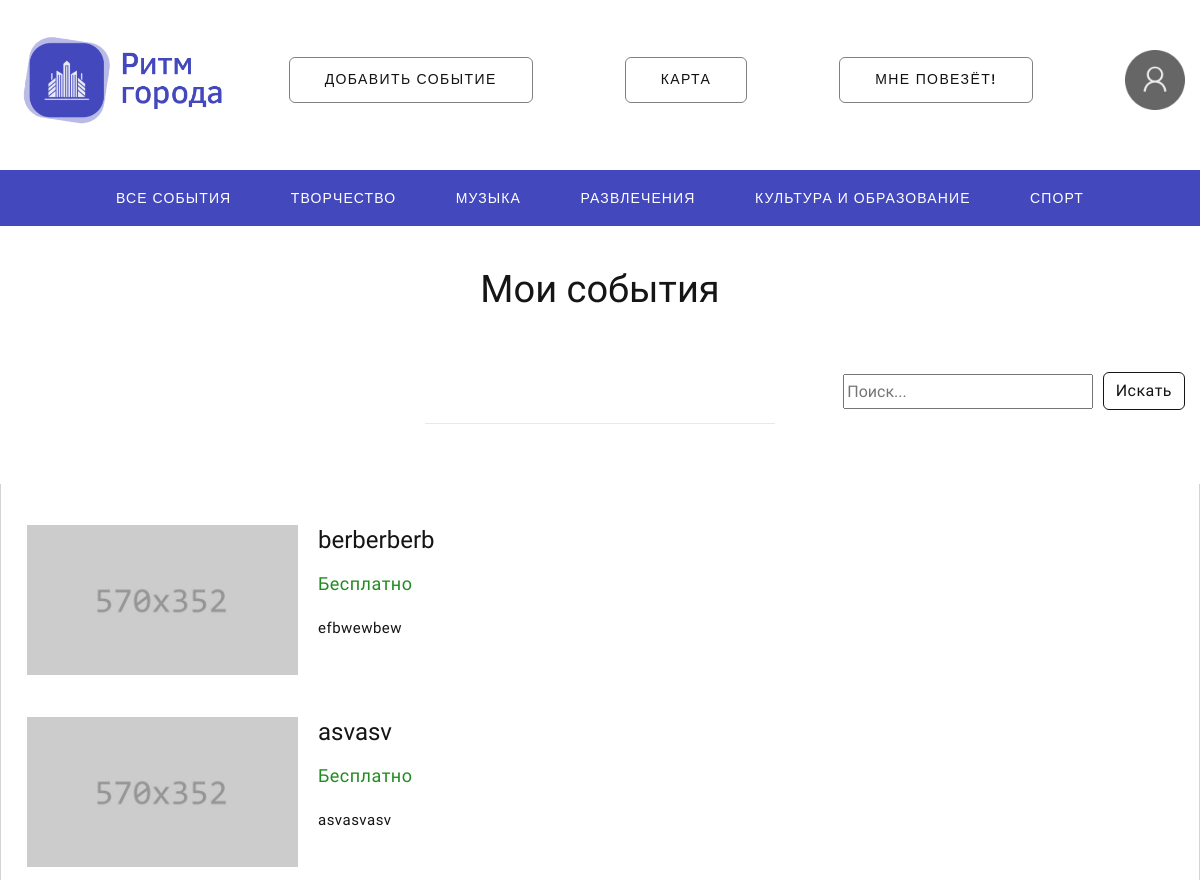
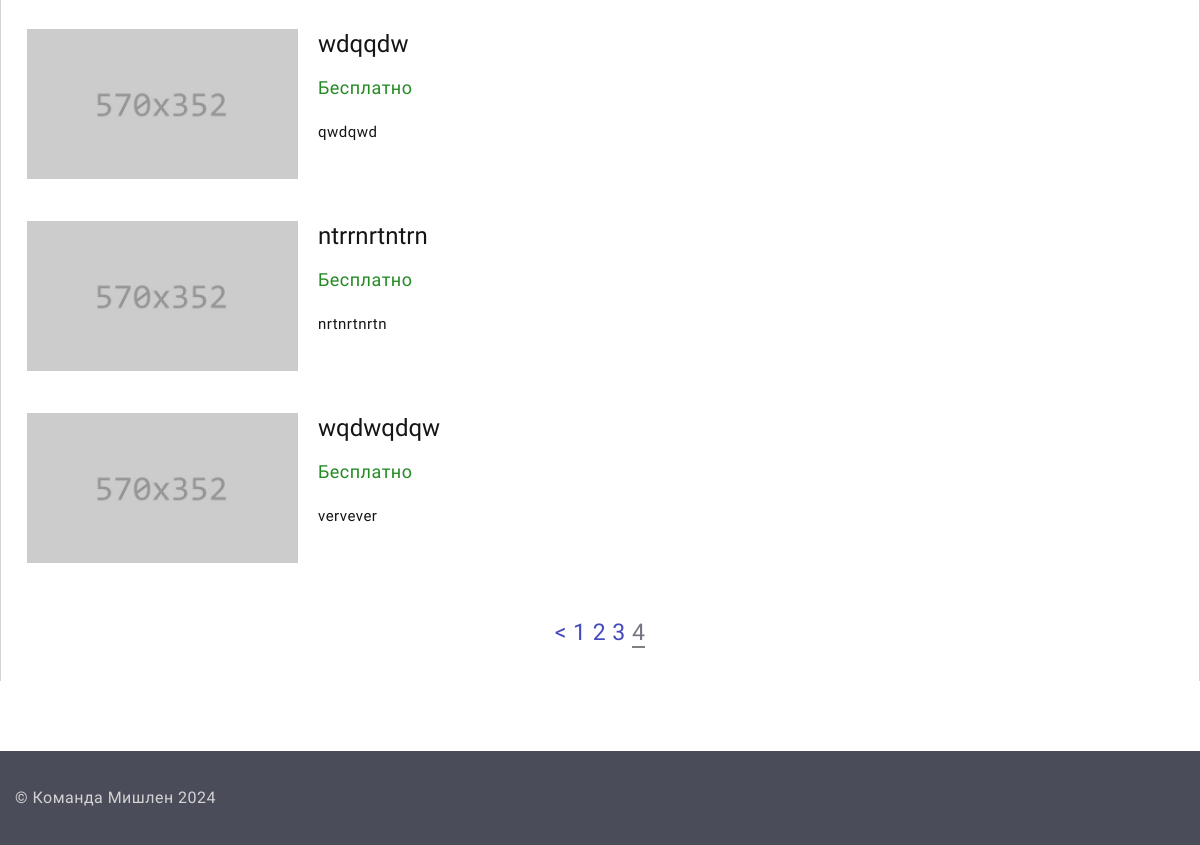
The app's page /user_events?page=4 (signed in), older data (2 pictures, top to bottom).
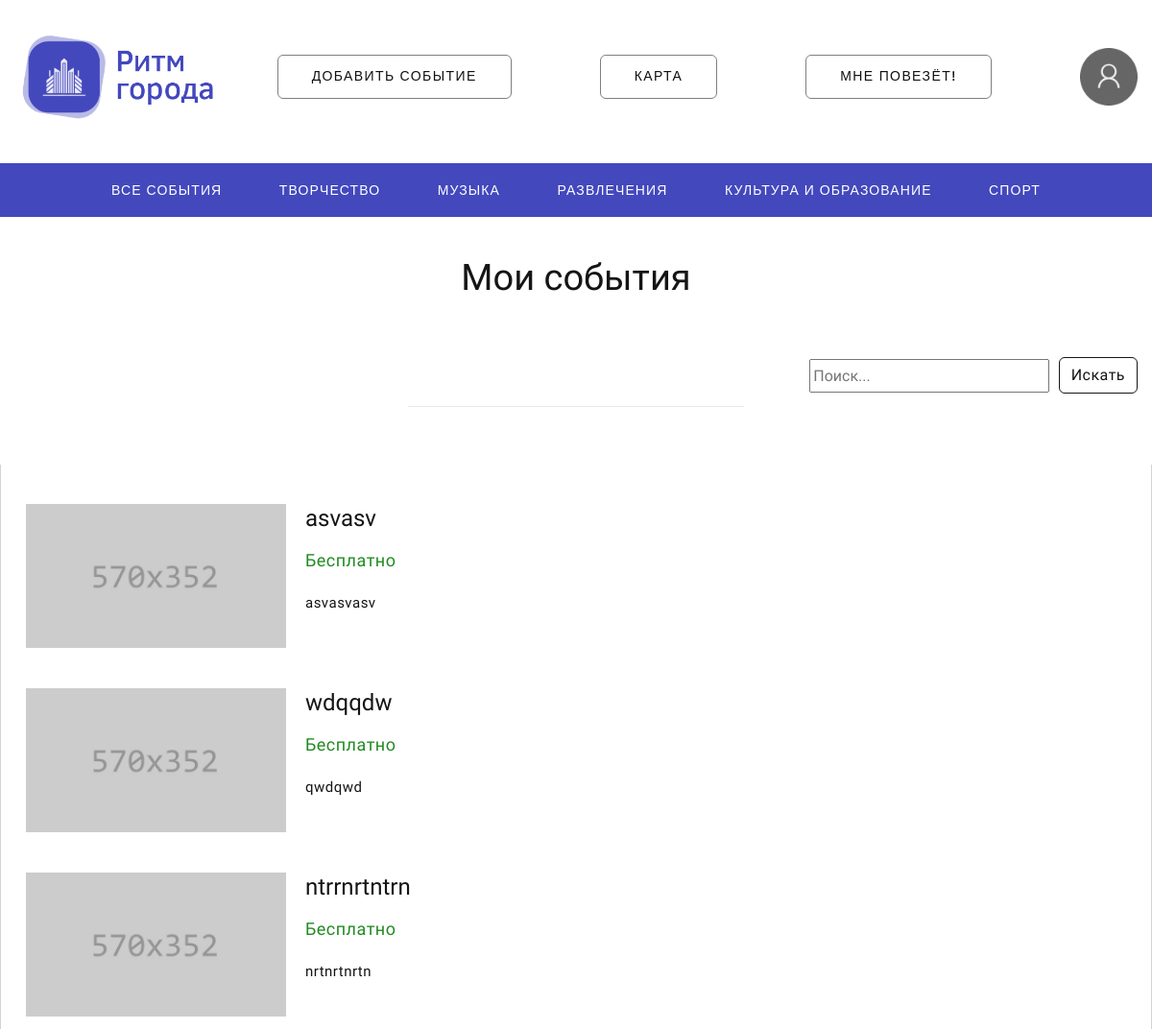
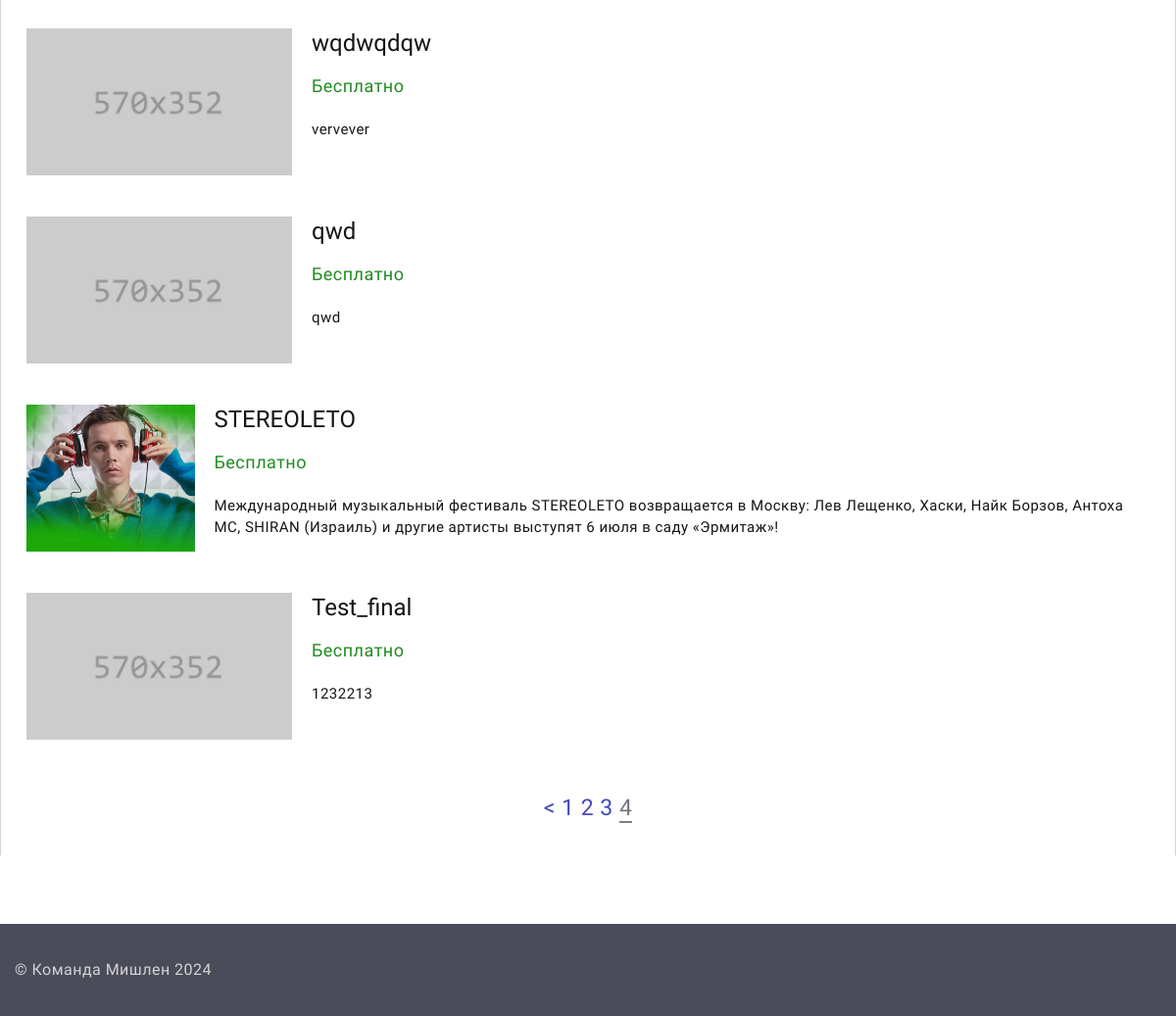
The same page, newer data (2 pictures, top to bottom).
### dosug/models.py (models this page shows, shortened)
class Event(models.Model):
    id = models.IntegerField(primary_key=True)
    title = models.CharField(max_length=30, null=False)
    type = models.CharField(max_length=20)
    image = models.ImageField(default="default.jpg")
    tiny_description = models.CharField(max_length=250)
    description = models.CharField(max_length=1200)
    link = models.CharField(max_length=30)
    address = models.CharField(max_length=60)
    price = models.IntegerField(max_length=30, default=0)
    phone = models.CharField(max_length=30)
    coordinates = models.CharField(max_length=100)
    views = models.IntegerField(default=0)
    author = models.IntegerField(default=0)

### dosug/views.py (the view)
# urls.py: path('user_events', views.user_events)
def user_events(request):
    if not request.user.is_authenticated:
        messages.warning(request, "Невозможно получить доступ к этой странице")
        return redirect('/')
    if request.user.is_superuser:
        events = Event.objects.all()
    else:
        events = Event.objects.filter(author=request.user.id)
    query = request.GET.get('search_query')
    if query:
        events = [event for event in events if query.lower() in event.title.lower()]
    paginator = Paginator(events, 10)
    page_number = request.GET.get('page')
    try:
        events = paginator.page(page_number)
    except PageNotAnInteger:
        events = paginator.page(1)
    except EmptyPage:
        events = paginator.page(paginator.num_pages)
    return render(request, 'dosug/user_events.html', {'events': events, 'query': query})

### templates/dosug/user_events.html (shortened to what this page needs)
{% extends "dosug/layout.html" %}
{% block content %}
<html lang="en">
<head>
</head>
<body>
<div class="page">
    <br><br><br><br>
<h3 style="text-align: center">Мои события</h3>
 <section class="section novi-background section-md text-center">
     <div class="container">
             <block  style="box-sizing: border-box; display: flex; align-items: center">
<div class="search-container">
<input class="input-tab" type="text" id="search-input" name="search_query" placeholder="Поиск..." style="height: 35px; width: 250px" {% if query != Null %} value="{{query}}" {% endif %}>
<a class="btn button-primary-outline" id="search-button" style="margin-bottom: 3px; margin-left: 5px;" href="">Искать</a><br>
</div>
        </block><hr style=" width: 350px; margin-top: 10px; "></div>
        <div class="container" style="border-left: 1px solid lightgray; border-right: 1px solid lightgray; padding: 30px;">
    <div id="content-container">
          <div class="row row-lg-50 row-35 offset-top-2" style="display: flex; flex-direction: column;">
              {% for event in events|slice:":10" %}
              <div class="user_events_cont wow-outer" style="max-width: 100%; margin-bottom: 20px;">
<article class="post-modern" style="display: flex; align-items: flex-start; position: relative;">
    <a class="post-modern-media" href="/event/{{ event.id }}"><img src="/static/images/event_pics/{{ event.image }}" alt="" style="width: 271px; height: 150px; object-fit: cover;"/></a>
    <div style="margin-left: 20px; flex-grow: 1;">
        <h4 class="post-modern-title"><a class="post-modern-title" href="/event/{{ event.id }}">{{ event.title }}</a></h4>
                <ul class="post-modern-meta">
                  <li>
                      {%if event.price == 0%}
                      <a style="color: forestgreen">Бесплатно</a>
                    {% else %}
                      <a style="color: #4348bd">{{event.price}} ₽</a>
                    {% endif %}
                    </li>
                </ul>
        <p class="description" style="word-wrap: break-word;">{{ event.tiny_description }}</p>
    </div>
</article>
            </div>
              {% endfor %}
          </div>
              <br><br><br>
<div class="swiper-pagination swiper-pagination-modern swiper-pagination-marked" style="margin: auto; font-size: 23px; font-weight: bolder">
    {% if events.has_previous %}
        <a href="?page={{ events.previous_page_number }}">&lt;</a>
    {% endif %}
    {% for i in events.paginator.page_range %}
        {% if events.number == i %}
            <a style="border-bottom: 2px solid gray">{{ i }}</a>
        {% else %}
            <a href="?page={{ i }}">{{ i }}</a>
        {% endif %}
    {% endfor %}
</div>
            </div>
</div>
 </section>
</div>
</body>
</html>
{% endblock content %}

### templates/dosug/layout.html (shortened to what this page needs)
{% extends "dosug/preloader_messages.html" %}
{% block layout %}
<html class="wide wow-animation" lang="en">
  <head>
  </head>
  <body>
    <div class="page">
      <header class="section novi-background page-header">
        <div class="rd-navbar-wrap">
          <nav class="rd-navbar rd-navbar-corporate" data-layout="rd-navbar-fixed" data-sm-layout="rd-navbar-fixed" data-md-layout="rd-navbar-fixed" data-md-device-layout="rd-navbar-fixed" data-lg-layout="rd-navbar-static" data-lg-device-layout="rd-navbar-static" data-lg-stick-up="true" data-lg-stick-up-offset="118px" data-xl-layout="rd-navbar-static" data-xl-device-layout="rd-navbar-static" data-xl-stick-up="true" data-xl-stick-up-offset="118px" data-xxl-layout="rd-navbar-static" data-xxl-device-layout="rd-navbar-static" data-xxl-stick-up-offset="118px" data-xxl-stick-up="true">
            <div class="rd-navbar-aside-outer">
              <div class="rd-navbar-aside">
                <div class="rd-navbar-panel">
                  <a class="rd-navbar-brand" href="/"><img src="/static/images/logo.png" alt="" width="220" height="220" srcset="/static/images/logo.png 2x"/></a>
                </div>
                <div class="rd-navbar-collapse">
                  <div class="rd-navbar-collapse-content" id="rd-navbar-collapse-content-1">
                      <a class="button button-primary-white" style="border: 1px solid grey" href="/add_event">Добавить событие</a><br>
                      <a class="button button-primary-white" style="border: 1px solid grey" href="/map">Карта</a><br>
                      <a class="button button-primary-white" style="border: 1px solid grey" href="/random_event">Мне повезёт!</a>
                      <div class="dropdown">
                          {% if user.is_authenticated %}
                              <img src="/static/images/default.png" width="60" height="60" onclick="toggleDropdown()" style="cursor: pointer;">
                          {% else %}
                      <a href="/login" class="login_button">Вход</a>
                      <a href="/register" class="login_button">Регистрация</a>
                          {% endif %}</div>
                  </div>
                </div>
              </div>
            </div>
            <div class="rd-navbar-main-outer" style="background: #4348bd">
              <div class="rd-navbar-main" >
                <div class="rd-navbar-nav-wrap" style="text-align: center" id="rd-navbar-nav-wrap-1" >
                  <ul class="rd-navbar-nav">
                    <li class="rd-nav-item"><a class="rd-nav-link" href="/events/all">Все события</a>
                    </li>
                    <li class="rd-nav-item"><a class="rd-nav-link" href="/events/art">Творчество</a>
                    </li>
                    <li class="rd-nav-item"><a class="rd-nav-link" href="/events/music">Музыка</a>
                    </li>
                    <li class="rd-nav-item"><a class="rd-nav-link" href="/events/entertainments">Развлечения</a>
                    </li>
                      <li class="rd-nav-item"><a class="rd-nav-link" href="/events/culture_study">Культура и образование</a>
                    </li>
                    <li class="rd-nav-item"><a class="rd-nav-link" href="/events/sport">Спорт</a>
                    </li>
                  </ul>
                </div>
              </div>
            </div>
          </nav>
        </div>
      </header>
        {% block content %}{% endblock %}
          <footer class="section novi-background footer-advanced" style="background: #4b4c5a">
        <div class="footer-advanced-aside">
          <div class="container">
              <p class="rights" style="color: lightgrey"><span>&copy; </span>Команда Мишлен 2024</p>
            </div>
          </div>
      </footer>
    </div>
  </body>
</html>
{% endblock layout %}

### templates/dosug/preloader_messages.html (shortened to what this page needs)
 <!DOCTYPE html>
<html class="wide wow-animation" lang="en">
  <head>
    <link rel="stylesheet" href="/static/css/bootstrap.css">
    <link rel="stylesheet" href="/static/css/style.css" id="main-styles-link">
  </head>
  <body>
        {% block layout %}{% endblock %}
  </body>
</html>

### templates/dosug/user_events.html (style rules this page uses)
.description { font-size: 15px; overflow-wrap: break-word; white-space: normal; text-overflow: ellipsis; max-height: 90px; overflow: hidden; }

Row changes from the older to the newer data that the page shows:
no longer on this page (row unchanged): Event: image (placeholder picture), title "berberberb", price "Бесплатно", tiny_description "efbwewbew"
added Event: image (placeholder picture), title "qwd", price "Бесплатно", tiny_description "qwd"
added Event: image (picture), title "STEREOLETO", price "Бесплатно", tiny_description "Международный музыкальный фестиваль STEREOLETO возвращается в Москву: Лев Лещенко, Хаски, Найк Борзов, Антоха МС, SHIRAN (Израиль) и другие артисты выступят 6 июля в саду «Эрмитаж»!"
added Event: image (placeholder picture), title "Test_final", price "Бесплатно", tiny_description "1232213"
